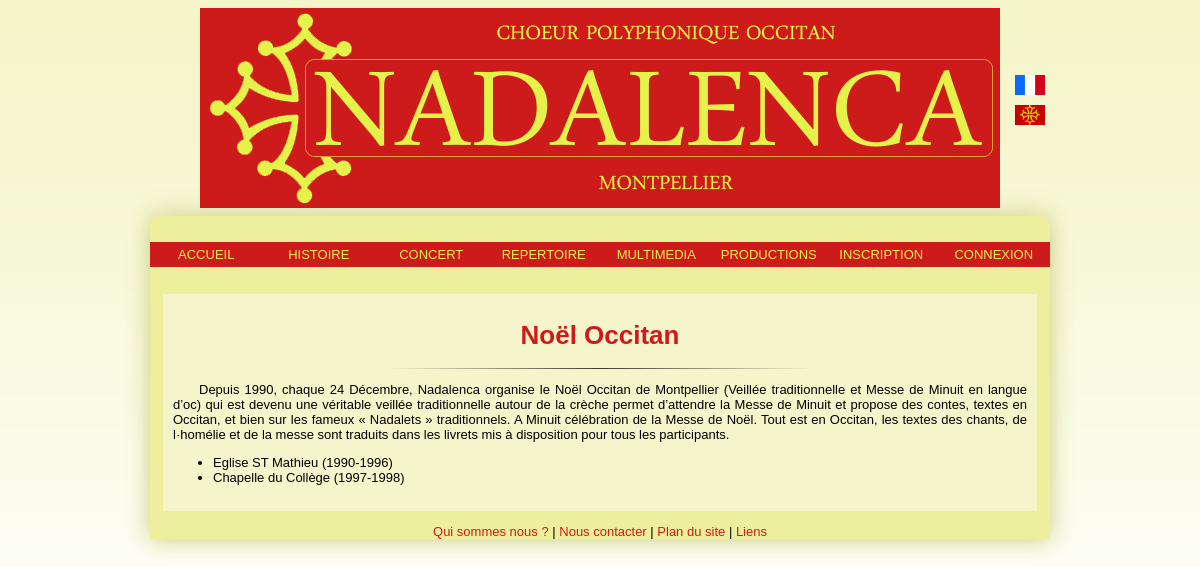
Page /Controleur/controlNoel.php on the committed database.
### tables this page shows
CREATE TABLE IF NOT EXISTS `noel` (
  `idN` int(10) NOT NULL AUTO_INCREMENT,
  `lieuN` varchar(20) NOT NULL,
  `dateDebN` int(10) NOT NULL,
  `dateFinN` int(10) NOT NULL,
  PRIMARY KEY (`idN`)
);

### Vue/viewNoel.php (the view)
<h1>Noël Occitan</h1>
<hr />
<p>Depuis 1990, chaque 24 Décembre, Nadalenca organise le Noël Occitan de Montpellier (Veillée traditionnelle et Messe de Minuit en langue d’oc) qui est devenu une véritable veillée traditionnelle autour de la crèche permet d’attendre la Messe de Minuit et propose des contes, textes en Occitan, et bien sur les fameux « Nadalets » traditionnels. A Minuit célébration de la Messe de Noël. Tout est en Occitan, les textes des chants, de l·homélie et de la messe sont traduits dans les livrets mis à disposition pour tous les participants.</p>
<ul>
<?php
	while ($tuple = mysql_fetch_array($res))
	{
		echo "<li> $tuple[lieuN]" ." (" .  $tuple['dateDebN']."-" .$tuple['dateFinN'].")"."</li>";
	}
?>
</ul>

### style.css (style rules this page uses)
html { text-align: justify; font-family: sans-serif; font-size: small; background:url(./Images/fond.png) #f4f5c8 repeat-x fixed; }
#contenu p { text-indent: 2em; }
h1 { text-align: center; margin-top: 2em; padding-top: 1em; color: #cd1b1b; }
hr { width: 50%; border: 0; height: 1px; background-image: -webkit-linear-gradient(left, rgba(0,0,0,0), rgba(0,0,0,0.75), rgba(0,0,0,0)); background-image: -moz-linear-gradient(left, rgba(0,0,0,0), rgba(0,0,0,0.75), rgba(0,0,0,0)); background-image: -ms-linear-gradient(left, rgba(0,0,0,0), rgba(0,0,0,0.75), rgba(0,0,0,0)); background-image: -o-linear-gradient(left, rgba(0,0,0,0), rgba(0,0,0,0.75), rgba(0,0,0,0)); }

### rows in the picture
noel: lieuN "Eglise ST Mathieu", dateDebN "1990", dateFinN "1996"
noel: lieuN "Chapelle du Collège", dateDebN "1997", dateFinN "1998"
